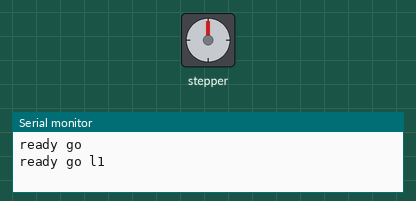
A sketch run on a simulated Arduino Uno, built with avr-gcc and run on an emulated ATmega328P. Shown: stepper motor, the last lines printed to the serial monitor. Wiring (inferred from the names in the program): stepper motor driver (400 steps per turn assumed): step pin 2; direction pin 5.

Above: at 0.05 s.
At 0.9 s:
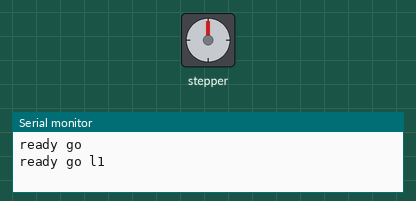
At 1.75 s:
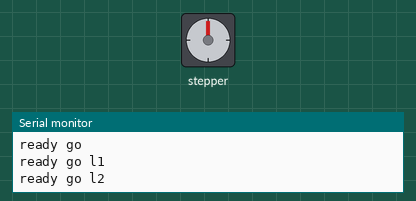
At 3.4 s:
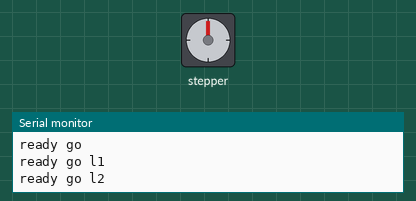
Timing chart, 0 to 7.8 s (numbered marks = the images above):
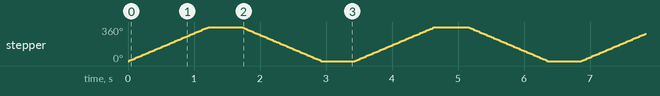

The sketch:

paso_a_paso2.ino
```cpp
const int dirPin = 5;
const int stepPin = 2;
const int stepsPerRevolution = 400;
const int delayMS = 30;
const int delayMS2 = 3000;

void setup()
{
  Serial.begin(9600);
  // Declare pins as Outputs
  pinMode(stepPin, OUTPUT);
  pinMode(dirPin, OUTPUT);
   Serial.println("ready go");
}
void loop()
{
  // Set motor direction clockwise
  digitalWrite(dirPin, HIGH);
Serial.println("ready go l1");
  // Spin motor slowly
  for(int x = 0; x < stepsPerRevolution; x++)
  {

    digitalWrite(stepPin, HIGH);
    delayMicroseconds(delayMS);
    digitalWrite(stepPin, LOW);
    delayMicroseconds(delayMS2);
  }
  delay(500); // Wait a second

  // Set motor direction counterclockwise
  digitalWrite(dirPin, LOW);
Serial.println("ready go l2");
  // Spin motor quickly
  for(int x = 0; x < stepsPerRevolution; x++)
  {


    digitalWrite(stepPin, HIGH);
    delayMicroseconds(delayMS);
    digitalWrite(stepPin, LOW);
    delayMicroseconds(delayMS2);
  }
  delay(500); // Wait a second
}
```

Measured:
- by itself, stepper: turns 360° clockwise in 1.2 s, then 360° counter-clockwise in 1.2 s, repeating every 3.4 s
